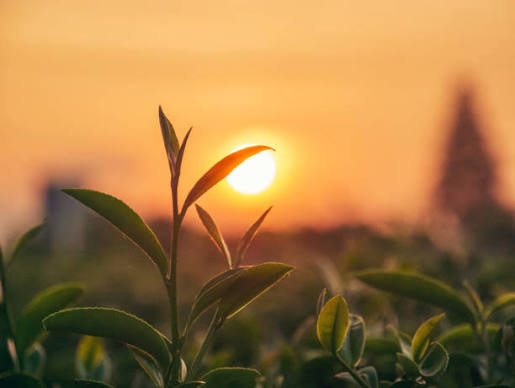
#> input picture 10. K-Means Clustering/image.jpg, 515 x 388 px
$ jupyter execute 10.6_Image_Compression.ipynb
#> lines starting #> are read from the running program, lines starting #| are printed output that depends on the picture
[cell 1]
import numpy as np
import matplotlib.pyplot as plt

from PIL import Image
from sklearn.cluster import KMeans

[cell 2]
image = Image.open('image.jpg')
#> image is the input picture: PIL image 515x388 RGB; mean R, G, B 163.4, 122.2, 69.9

print("Original size:", image.size)
#| Original size: (515, 388)

[cell 3]
image = image.resize((396, 396))
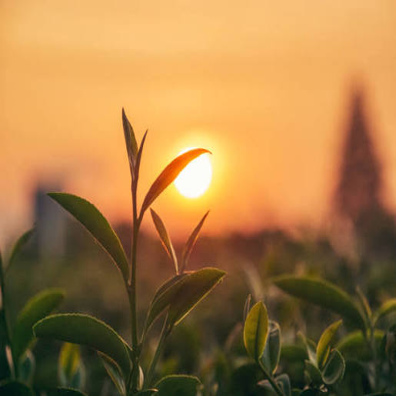
#> image: PIL image 396x396 RGB; mean R, G, B 163.4, 122.2, 69.9

print("New size:", image.size)
#| New size: (396, 396)

[cell 4]
image = image.convert('RGB')

image_array = np.array(image)

print("Image shape:", image_array.shape)
#| Image shape: (396, 396, 3)

[cell 5]
plt.figure(figsize=(6, 6))

plt.imshow(image_array)
plt.axis('off')
plt.title('Original Image')

plt.show()

[cell 6]
pixels = image_array.reshape(-1, 3)

print("Pixel data shape:", pixels.shape)
#| Pixel data shape: (156816, 3)

[cell 7]
model = KMeans(
    n_clusters=16,
    random_state=42,
    n_init=10
)

[cell 8]
model.fit(pixels)

print("K-Means training completed.")

[cell 9]
labels = model.labels_

print("Labels shape:", labels.shape)

[cell 10]
colors = model.cluster_centers_

print("Number of colors:", len(colors))
print(colors)

[cell 11]
compressed_pixels = colors[labels]

compressed_image = compressed_pixels.reshape(396, 396, 3)

compressed_image = np.clip(
    compressed_image,
    0,
    255
).astype(np.uint8)

print("Compressed image shape:", compressed_image.shape)

[cell 12]
plt.figure(figsize=(6, 6))

plt.imshow(compressed_image)
plt.axis('off')
plt.title('Compressed Image - 16 Colors')

plt.show()
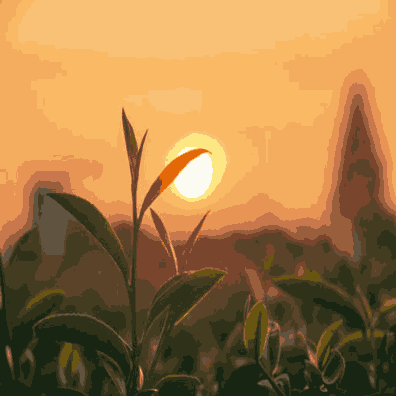
#> shown: shape (396, 396, 3); mean R, G, B 162.9, 121.5, 69.3

[cell 13]
plt.figure(figsize=(12, 6))

plt.subplot(1, 2, 1)
plt.imshow(image_array)
plt.axis('off')
plt.title('Original Image')

plt.subplot(1, 2, 2)
plt.imshow(compressed_image)
plt.axis('off')
plt.title('Compressed Image')

plt.show()
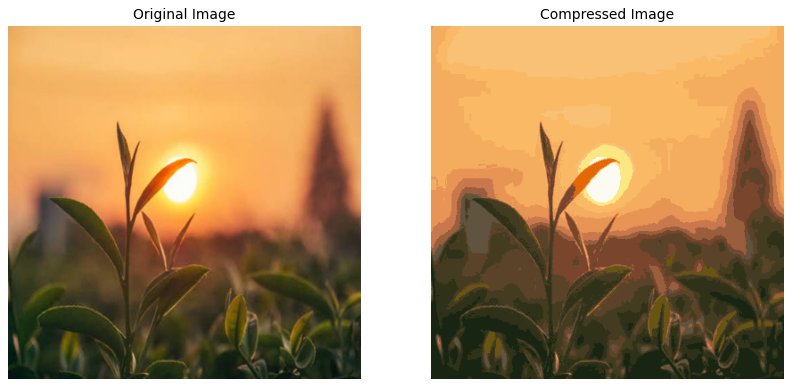
#> figure drawn by matplotlib, 2 panels
